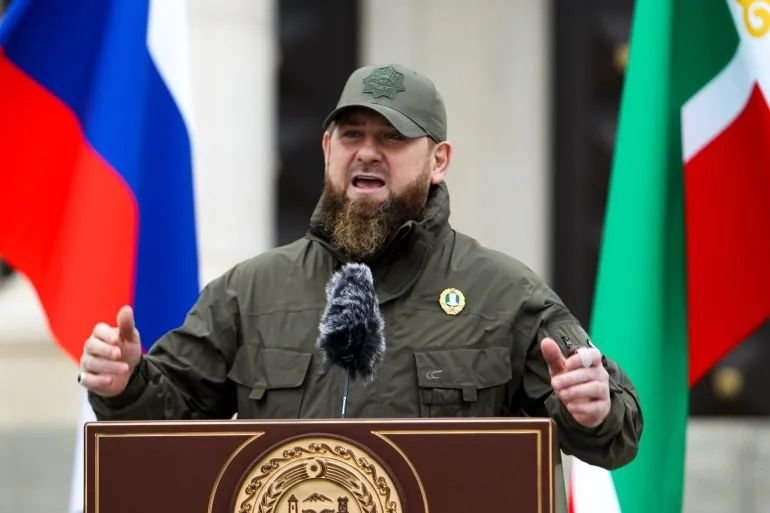
#> input picture CB3B2CEFAC9B94DBDE568628EEE3F0E96020DA14_size45_w770_h513.jpg, 770 x 513 px, found by its file name
$ python '超像素.py'
#> lines starting #> are read from the running program, lines starting #| are printed output that depends on the picture
import cv2

def superpixel_segmentation(image_path, num_superpixels=1000):
#> called with num_superpixels = 1000
    image = cv2.imread(image_path)
#> image is the input picture: shape (513, 770, 3); mean B, G, R 100, 100.5, 111.7

    lab_image = cv2.cvtColor(image, cv2.COLOR_BGR2LAB)
#> lab_image: shape (513, 770, 3); mean of channels 0, 1, 2 117.2, 136.3, 134.7

    slic = cv2.ximgproc.createSuperpixelSLIC(image=lab_image, region_size=30)

    slic.iterate(num_iterations=50)
    slic.enforceLabelConnectivity(min_element_size=50)

    labels = slic.getLabels()
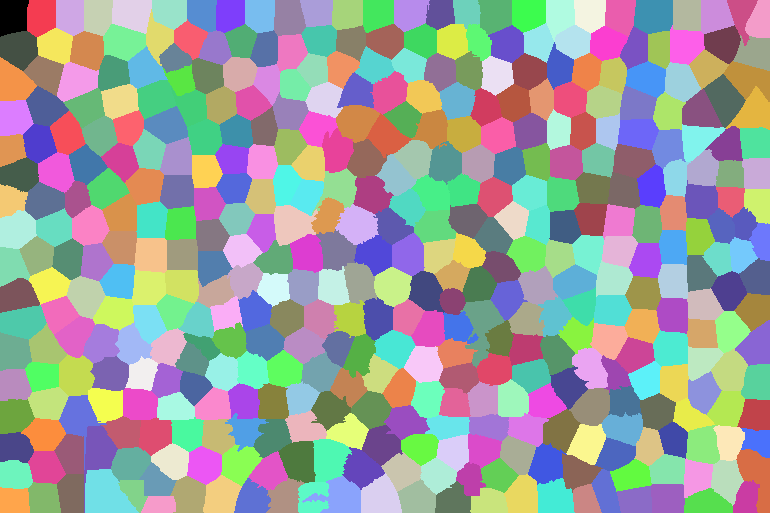
#> labels: shape (513, 770) int32; 430 distinct labels, from 0 to 429; one colour per label, 0 black
    num_superpixels = slic.getNumberOfSuperpixels()
#> num_superpixels = 430
    print(num_superpixels)
#| 430

    mask = slic.getLabelContourMask()
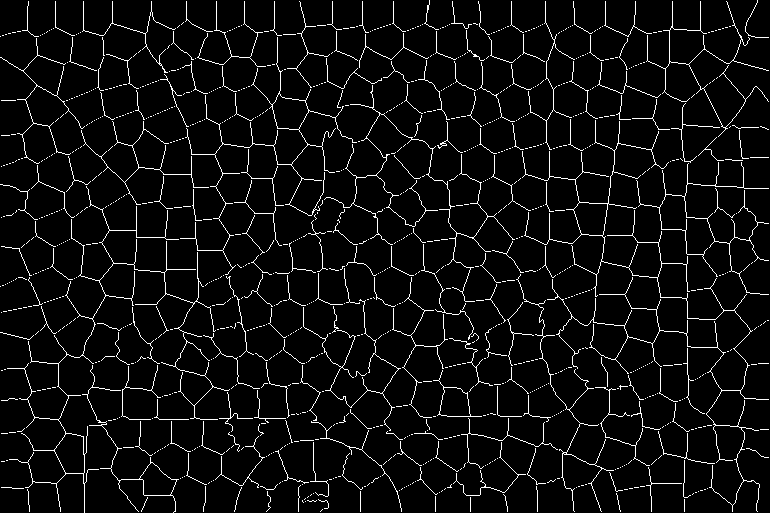
#> mask: shape (513, 770); 5.3% white in thin lines or dots
    mask = cv2.cvtColor(mask, cv2.COLOR_GRAY2BGR)
#> mask: shape (513, 770, 3); 5.3% white in thin lines or dots
    image_with_contour = cv2.addWeighted(image, 0.8, mask, 1.0, 0)
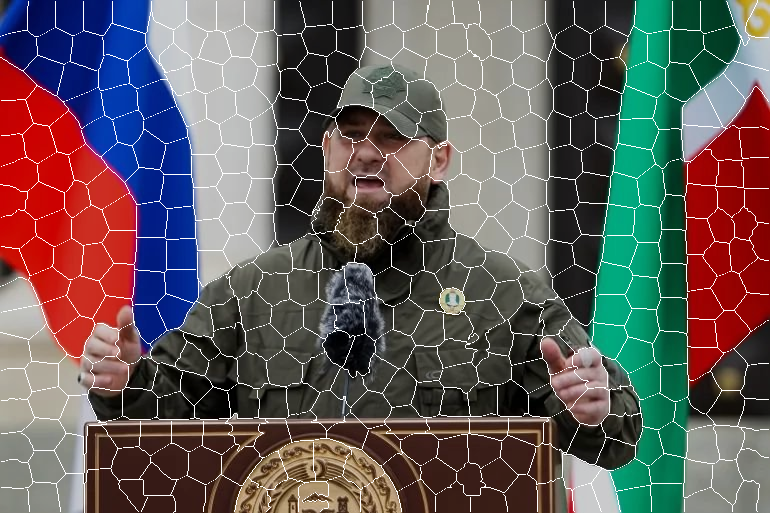
#> image_with_contour: shape (513, 770, 3); mean B, G, R 89.3, 89.7, 98.3


    superpixel_image = image.copy()
    for i in range(num_superpixels):
        superpixel_image[labels == i] = image[labels == i].mean(axis=0)
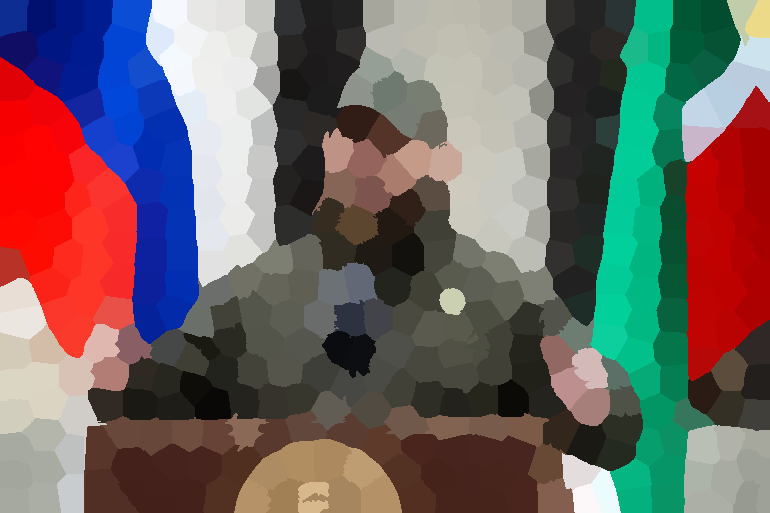
#> superpixel_image: shape (513, 770, 3); mean B, G, R 99.4, 100, 111.2

    superpixel_image = cv2.addWeighted(superpixel_image, 0.8, mask, 1.0, 0)
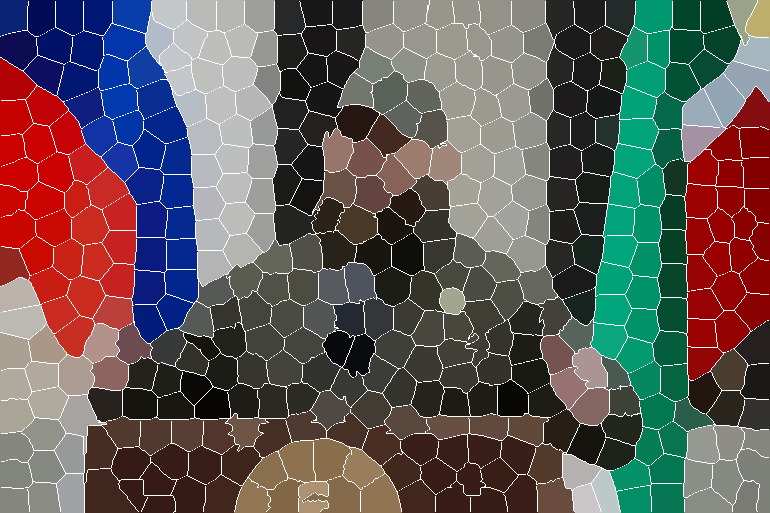
#> superpixel_image: shape (513, 770, 3); mean B, G, R 88.9, 89.3, 98
    return labels, num_superpixels, image_with_contour,superpixel_image


image_path = "D:/CB3B2CEFAC9B94DBDE568628EEE3F0E96020DA14_size45_w770_h513.jpg"
num_superpixels = 1000
labels, num_superpixels, image_with_contour, superpixel_image = superpixel_segmentation(image_path, num_superpixels)
#> num_superpixels = 430


#cv2.imshow("Superpixel Segmentation", image_with_contour)
cv2.imshow("Superpixel Image", superpixel_image)
cv2.waitKey(0)
cv2.destroyAllWindows()
